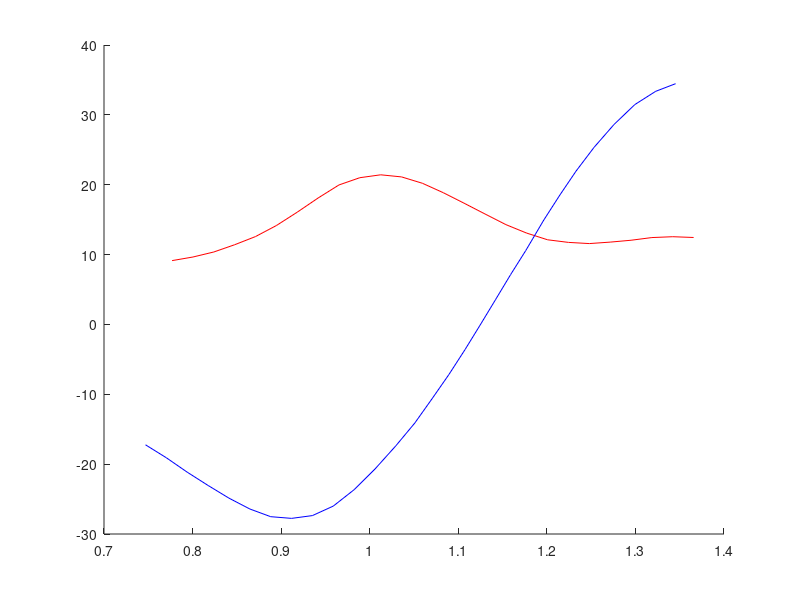

Recreate this plot in MATLAB.
ydot = [
0.7468855650035858, -17.232670090525858
0.7704384796639691, -19.090453134256535
0.7939913943243521, -21.15202855492649
0.8175443089847353, -23.053481393715586
0.8410972236451185, -24.86759464238783
0.8646501383055017, -26.419689120709577
0.8882030529658848, -27.520529050094325
0.911755967626268, -27.762529676663533
0.9353088822866512, -27.36403997570929
0.9588617969470342, -26.00481478346984
0.9824147116074174, -23.655740903239575
1.0059676262678008, -20.695289892191468
1.0295205409281838, -17.370923922323215
1.050932281528532, -14.108515649630007
1.0702028480688455, -10.670307301015995
1.089473414609159, -7.160933360454962
1.107673394119455, -3.5895377790051555
1.1248027865997337, -0.06286894458720838
1.1419321790800123, 3.5238458580360685
1.159061571560291, 7.130575983394451
1.1761909640405697, 10.577183526871977
1.196532117610901, 14.943016747610912
1.214732097121197, 18.532203727047474
1.232932076631493, 21.943476726616396
1.253273230201824, 25.346350531321804
1.2757555578321895, 28.612241855713904
1.2993084724925725, 31.470796678292373
1.322861387152956, 33.368616009585644
1.3453437147833216, 34.46266285973909
]

xdot = [
0.7768620018440734, 9.13628058422384
0.8004149165044566, 9.651223072000533
0.8239678311648398, 10.369957936716531
0.8475207458252231, 11.40893796519424
0.8710736604856061, 12.578927378847226
0.8946265751459893, 14.156501546378763
0.9181794898063725, 16.068877476024852
0.9417324044667555, 18.097706192493362
0.9652853191271388, 19.966412327081024
0.988838233787522, 21.00539235555874
1.0123911484479051, 21.418438654865803
1.0359440631082881, 21.118211634885377
1.0594969777686716, 20.206607484087094
1.0830498924290546, 18.858305382704636
1.1066028070894376, 17.3498806994413
1.130155721749821, 15.812342819472363
1.153708636410204, 14.289361537856223
1.177261551070587, 13.072068821649026
1.2008144657309705, 12.116794875792323
1.2243673803913535, 11.743784864047868
1.247920295051737, 11.574567229242689
1.27147320971212, 11.783821151610468
1.295026124372503, 12.051301467389479
1.3185790390328864, 12.43523456999091
1.3421319536932694, 12.557148902241863
1.3656848683536524, 12.446157660847902]

timex = xdot(:,1);
timey = ydot(:,1);
Vx = xdot(:,2);
Vy = ydot(:,2);
hold on
plot(timex,Vx,'r')
plot(timey,Vy,'b')
